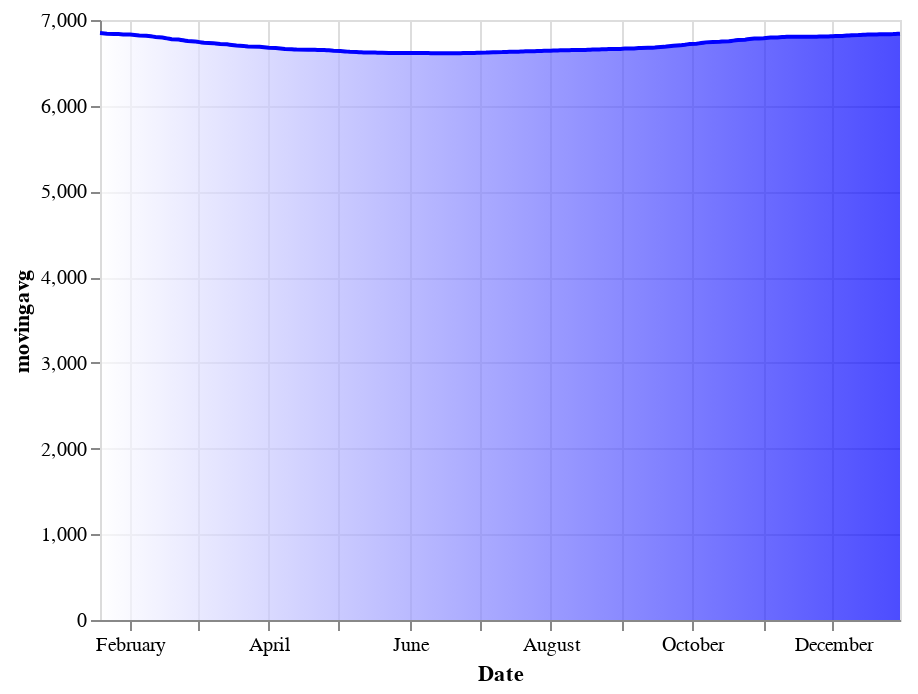

Notebook code for this chart:
### Code cell
alt.Chart(plotdata_nse500index).mark_area(
    line={'color':'blue'},
    color=alt.Gradient(
        gradient='linear',
        stops=[alt.GradientStop(color='white', offset=0),
               alt.GradientStop(color='blue', offset=1)],
    )
).encode(
    x='Date',
    y='movingavg'
)

### Figure 1 — Vega-Lite specification as saved in the notebook (floating-point values rounded to 4 significant figures; data arrays with more than 128 entries replaced by an {"elided": "..."} marker saying what was removed)
{"config": {"view": {"continuousWidth": 400, "continuousHeight": 300}}, "data": {"name": "data-731b8013ff0d44b8515c55e40f79a459"}, "mark": {"type": "area", "color": {"gradient": "linear", "stops": [{"color": "white", "offset": 0}, {"color": "blue", "offset": 1}]}, "line": {"color": "blue"}}, "encoding": {"x": {"type": "temporal", "field": "Date"}, "y": {"type": "quantitative", "field": "movingavg"}}, "$schema": "https://vega.github.io/schema/vega-lite/v4.8.1.json", "datasets": {"data-731b8013ff0d44b8515c55e40f79a459": {"elided": "235 records"}}}
